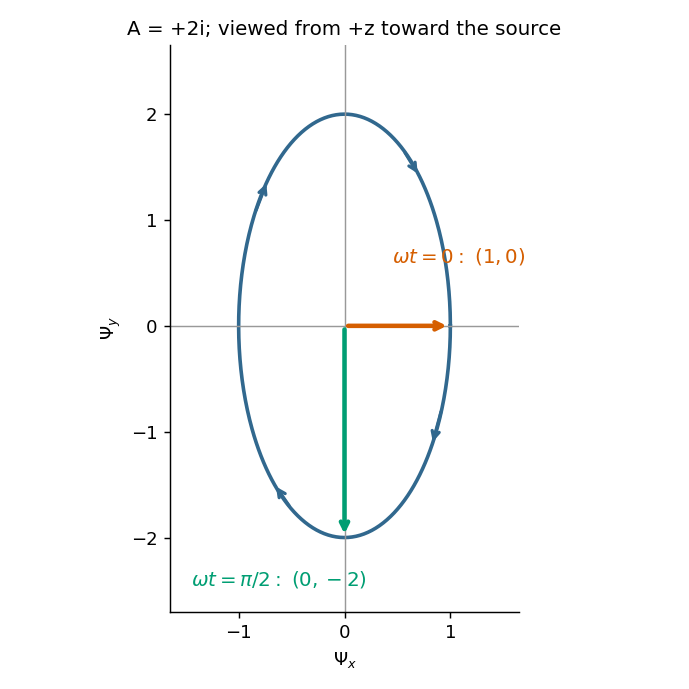

Generate this figure with Python:
"""Original solution figure; tested with Python 3.14 and root pyproject dependencies.

Write the opaque PNG basename in cwd, including when run from its _media mirror.
"""
from pathlib import Path
import matplotlib
matplotlib.use('Agg')
import matplotlib.pyplot as plt
import numpy as np

fig, ax = plt.subplots(figsize=(5.3, 5.3), dpi=130, facecolor='white')
t = np.linspace(0, 2*np.pi, 500)
ax.plot(np.cos(t), -2*np.sin(t), color='#31688e', lw=2)
ax.axhline(0, color='0.6', lw=.8)
ax.axvline(0, color='0.6', lw=.8)
for end, color in [((1, 0), '#d55e00'), ((0, -2), '#009e73')]:
    ax.annotate('', end, (0, 0), arrowprops=dict(arrowstyle='->', lw=2.5, color=color))
ax.annotate(r'$\omega t=0:\ (1,0)$', (1, 0), (.45, .6), fontsize=11, color='#d55e00')
ax.annotate(r'$\omega t=\pi/2:\ (0,-2)$', (0, -2), (-1.45, -2.45), fontsize=11, color='#009e73')
for a in [.4, 2.1, 3.7, 5.3]:
    ax.annotate('', (np.cos(a+.2), -2*np.sin(a+.2)), (np.cos(a), -2*np.sin(a)),
                arrowprops=dict(arrowstyle='->', color='#31688e', lw=1.8))
ax.set(xlim=(-1.65, 1.65), ylim=(-2.7, 2.65), xlabel=r'$\Psi_x$', ylabel=r'$\Psi_y$')
ax.set_aspect('equal')
ax.set_title('A = +2i; viewed from +z toward the source', fontsize=11)
ax.spines[['top', 'right']].set_visible(False)
fig.tight_layout()
fig.savefig(Path(__file__).with_suffix('.png').name, facecolor='white', transparent=False)
plt.close(fig)
